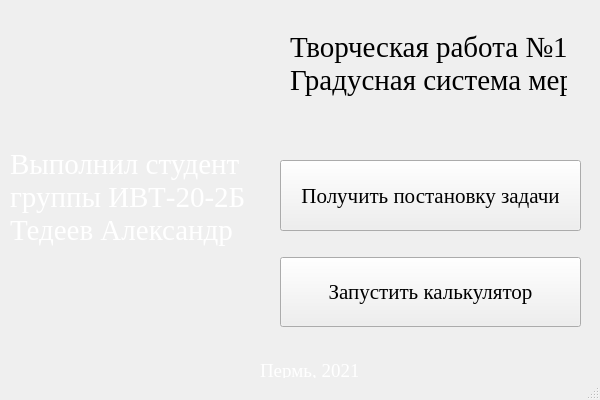
<?xml version="1.0" encoding="UTF-8"?>
<ui version="4.0">
 <class>MainWindow</class>
 <widget class="QMainWindow" name="MainWindow">
  <property name="geometry">
   <rect>
    <x>0</x>
    <y>0</y>
    <width>600</width>
    <height>400</height>
   </rect>
  </property>
  <property name="windowTitle">
   <string>MainWindow</string>
  </property>
  <property name="windowIcon">
   <iconset resource="pictures.qrc">
    <normaloff>:/img/img/w256h2561380453883Calculator256x25632.png</normaloff>:/img/img/w256h2561380453883Calculator256x25632.png</iconset>
  </property>
  <widget class="QWidget" name="centralwidget">
   <widget class="QLabel" name="title">
    <property name="geometry">
     <rect>
      <x>290</x>
      <y>30</y>
      <width>277</width>
      <height>101</height>
     </rect>
    </property>
    <property name="font">
     <font>
      <family>Times New Roman</family>
      <pointsize>22</pointsize>
     </font>
    </property>
    <property name="styleSheet">
     <string notr="true"/>
    </property>
    <property name="text">
     <string>Творческая работа №1 
Градусная система мер 
</string>
    </property>
   </widget>
   <widget class="QLabel" name="sign">
    <property name="geometry">
     <rect>
      <x>10</x>
      <y>150</y>
      <width>315</width>
      <height>127</height>
     </rect>
    </property>
    <property name="sizePolicy">
     <sizepolicy hsizetype="Minimum" vsizetype="Minimum">
      <horstretch>0</horstretch>
      <verstretch>0</verstretch>
     </sizepolicy>
    </property>
    <property name="minimumSize">
     <size>
      <width>315</width>
      <height>127</height>
     </size>
    </property>
    <property name="maximumSize">
     <size>
      <width>315</width>
      <height>127</height>
     </size>
    </property>
    <property name="baseSize">
     <size>
      <width>315</width>
      <height>127</height>
     </size>
    </property>
    <property name="font">
     <font>
      <family>Times New Roman</family>
      <pointsize>22</pointsize>
     </font>
    </property>
    <property name="styleSheet">
     <string notr="true">color: rgb(255, 255, 255);</string>
    </property>
    <property name="text">
     <string>Выполнил студент 
группы ИВТ-20-2Б
Тедеев Александр
</string>
    </property>
   </widget>
   <widget class="QWidget" name="layoutWidget">
    <property name="geometry">
     <rect>
      <x>280</x>
      <y>160</y>
      <width>301</width>
      <height>167</height>
     </rect>
    </property>
    <layout class="QVBoxLayout" name="verticalLayout">
     <item>
      <widget class="QPushButton" name="pushButton_info">
       <property name="sizePolicy">
        <sizepolicy hsizetype="Preferred" vsizetype="Preferred">
         <horstretch>0</horstretch>
         <verstretch>0</verstretch>
        </sizepolicy>
       </property>
       <property name="font">
        <font>
         <family>Times New Roman</family>
         <pointsize>16</pointsize>
        </font>
       </property>
       <property name="mouseTracking">
        <bool>true</bool>
       </property>
       <property name="tabletTracking">
        <bool>false</bool>
       </property>
       <property name="styleSheet">
        <string notr="true"/>
       </property>
       <property name="text">
        <string>Получить постановку задачи</string>
       </property>
       <property name="icon">
        <iconset resource="pictures.qrc">
         <normaloff>:/img/img/info--v4.png</normaloff>:/img/img/info--v4.png</iconset>
       </property>
       <property name="shortcut">
        <string>1</string>
       </property>
       <property name="autoDefault">
        <bool>false</bool>
       </property>
       <property name="default">
        <bool>false</bool>
       </property>
       <property name="flat">
        <bool>false</bool>
       </property>
      </widget>
     </item>
     <item>
      <spacer name="horizontalSpacer">
       <property name="orientation">
        <enum>Qt::Horizontal</enum>
       </property>
       <property name="sizeHint" stdset="0">
        <size>
         <width>40</width>
         <height>20</height>
        </size>
       </property>
      </spacer>
     </item>
     <item>
      <widget class="QPushButton" name="pushButton_calc">
       <property name="sizePolicy">
        <sizepolicy hsizetype="Preferred" vsizetype="Preferred">
         <horstretch>0</horstretch>
         <verstretch>0</verstretch>
        </sizepolicy>
       </property>
       <property name="font">
        <font>
         <family>Times New Roman</family>
         <pointsize>16</pointsize>
        </font>
       </property>
       <property name="text">
        <string>Запустить калькулятор</string>
       </property>
       <property name="icon">
        <iconset resource="pictures.qrc">
         <normaloff>:/img/img/w256h2561380453883Calculator256x25632.png</normaloff>:/img/img/w256h2561380453883Calculator256x25632.png</iconset>
       </property>
       <property name="shortcut">
        <string>2</string>
       </property>
      </widget>
     </item>
    </layout>
   </widget>
   <widget class="QLabel" name="angles">
    <property name="geometry">
     <rect>
      <x>20</x>
      <y>320</y>
      <width>51</width>
      <height>41</height>
     </rect>
    </property>
    <property name="text">
     <string/>
    </property>
   </widget>
   <widget class="QLabel" name="place_year">
    <property name="geometry">
     <rect>
      <x>260</x>
      <y>360</y>
      <width>98</width>
      <height>21</height>
     </rect>
    </property>
    <property name="font">
     <font>
      <family>Times New Roman</family>
      <pointsize>14</pointsize>
     </font>
    </property>
    <property name="styleSheet">
     <string notr="true">color: rgb(255, 255, 255);</string>
    </property>
    <property name="text">
     <string>Пермь, 2021</string>
    </property>
   </widget>
  </widget>
  <widget class="QStatusBar" name="statusbar"/>
  <widget class="QMenuBar" name="menubar">
   <property name="geometry">
    <rect>
     <x>0</x>
     <y>0</y>
     <width>600</width>
     <height>20</height>
    </rect>
   </property>
  </widget>
  <action name="action">
   <property name="text">
    <string>Постановка задачи</string>
   </property>
  </action>
  <action name="action_3">
   <property name="text">
    <string>Запуск калькулятора</string>
   </property>
  </action>
 </widget>
 <resources>
  <include location="pictures.qrc"/>
 </resources>
 <connections>
  <connection>
   <sender>pushButton_info</sender>
   <signal>clicked()</signal>
   <receiver>MainWindow</receiver>
   <slot>show()</slot>
   <hints>
    <hint type="sourcelabel">
     <x>656</x>
     <y>320</y>
    </hint>
    <hint type="destinationlabel">
     <x>723</x>
     <y>454</y>
    </hint>
   </hints>
  </connection>
  <connection>
   <sender>pushButton_calc</sender>
   <signal>clicked()</signal>
   <receiver>MainWindow</receiver>
   <slot>show()</slot>
   <hints>
    <hint type="sourcelabel">
     <x>601</x>
     <y>399</y>
    </hint>
    <hint type="destinationlabel">
     <x>618</x>
     <y>464</y>
    </hint>
   </hints>
  </connection>
 </connections>
</ui>
